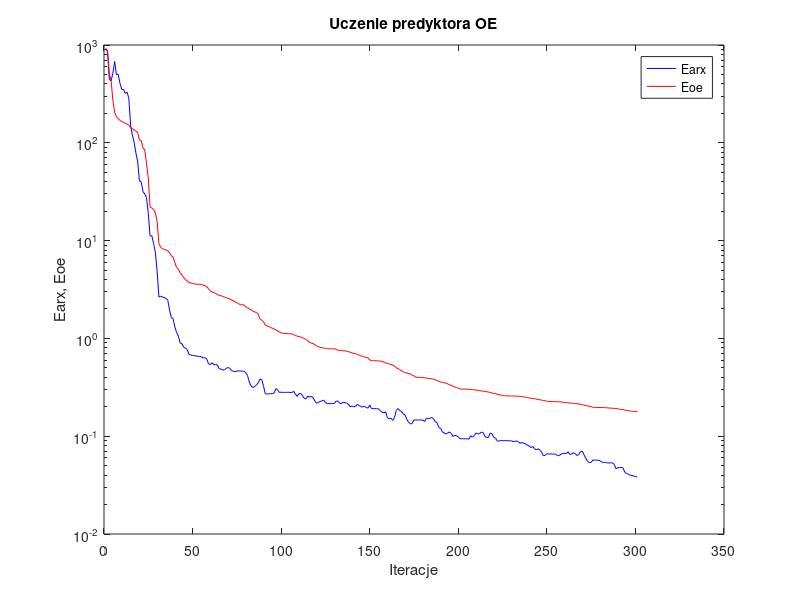
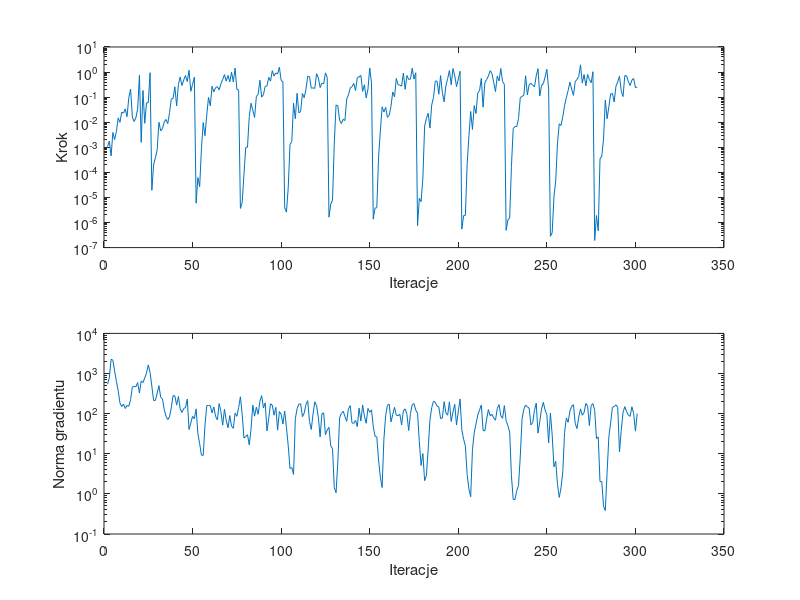

Write MATLAB code to recreate these figures, in order.
%uczenie predyktora oe
clear all;
n=0; farx(n+1)=9.145387e+002; foe(n+1)=9.211126e+002; wspucz(n+1)=0.000000e+000; ng(n+1)=0.000000e+000;
%odnowa zmiennej metryki
n=1; farx(n+1)=8.503485e+002; foe(n+1)=8.752062e+002; krok(n+1)=1.064566e-003; ng(n+1)=5.416003e+002;
n=2; farx(n+1)=4.448598e+002; foe(n+1)=5.059941e+002; krok(n+1)=1.757317e-003; ng(n+1)=7.800860e+002;
n=3; farx(n+1)=4.304134e+002; foe(n+1)=4.361738e+002; krok(n+1)=4.526501e-004; ng(n+1)=2.263272e+003;
n=4; farx(n+1)=5.145180e+002; foe(n+1)=2.719707e+002; krok(n+1)=3.891067e-003; ng(n+1)=2.137617e+003;
n=5; farx(n+1)=6.788480e+002; foe(n+1)=2.051846e+002; krok(n+1)=2.027773e-003; ng(n+1)=1.146996e+003;
n=6; farx(n+1)=4.976579e+002; foe(n+1)=1.854517e+002; krok(n+1)=4.290347e-003; ng(n+1)=6.318852e+002;
n=7; farx(n+1)=5.028405e+002; foe(n+1)=1.773268e+002; krok(n+1)=1.486332e-002; ng(n+1)=3.763061e+002;
n=8; farx(n+1)=4.065797e+002; foe(n+1)=1.696711e+002; krok(n+1)=9.876893e-003; ng(n+1)=1.839677e+002;
n=9; farx(n+1)=3.519157e+002; foe(n+1)=1.643358e+002; krok(n+1)=2.509977e-002; ng(n+1)=1.499795e+002;
n=10; farx(n+1)=3.520757e+002; foe(n+1)=1.625428e+002; krok(n+1)=2.307159e-002; ng(n+1)=1.730778e+002;
n=11; farx(n+1)=3.201615e+002; foe(n+1)=1.577691e+002; krok(n+1)=3.389322e-002; ng(n+1)=1.342811e+002;
n=12; farx(n+1)=3.296311e+002; foe(n+1)=1.555456e+002; krok(n+1)=1.664795e-002; ng(n+1)=1.593813e+002;
n=13; farx(n+1)=2.874564e+002; foe(n+1)=1.514273e+002; krok(n+1)=9.464845e-002; ng(n+1)=1.525817e+002;
n=14; farx(n+1)=1.525564e+002; foe(n+1)=1.426691e+002; krok(n+1)=2.092922e-001; ng(n+1)=2.226460e+002;
n=15; farx(n+1)=1.202259e+002; foe(n+1)=1.392123e+002; krok(n+1)=1.601914e-002; ng(n+1)=4.614758e+002;
n=16; farx(n+1)=1.014349e+002; foe(n+1)=1.359112e+002; krok(n+1)=1.064021e-002; ng(n+1)=4.787747e+002;
n=17; farx(n+1)=7.843235e+001; foe(n+1)=1.311002e+002; krok(n+1)=1.517095e-002; ng(n+1)=4.682172e+002;
n=18; farx(n+1)=6.498640e+001; foe(n+1)=1.280326e+002; krok(n+1)=3.406610e-002; ng(n+1)=5.937748e+002;
n=19; farx(n+1)=4.055689e+001; foe(n+1)=1.063357e+002; krok(n+1)=7.422839e-001; ng(n+1)=3.261241e+002;
n=20; farx(n+1)=4.010837e+001; foe(n+1)=1.059642e+002; krok(n+1)=1.567808e-003; ng(n+1)=6.508101e+002;
n=21; farx(n+1)=3.170405e+001; foe(n+1)=8.889986e+001; krok(n+1)=1.845727e-001; ng(n+1)=5.966050e+002;
n=22; farx(n+1)=3.004652e+001; foe(n+1)=8.453800e+001; krok(n+1)=9.019129e-003; ng(n+1)=7.797057e+002;
n=23; farx(n+1)=2.761813e+001; foe(n+1)=6.111948e+001; krok(n+1)=5.893163e-002; ng(n+1)=1.037845e+003;
n=24; farx(n+1)=1.903362e+001; foe(n+1)=4.398373e+001; krok(n+1)=6.004768e-002; ng(n+1)=1.640970e+003;
n=25; farx(n+1)=1.117773e+001; foe(n+1)=2.205152e+001; krok(n+1)=9.453922e-001; ng(n+1)=1.070018e+003;
%odnowa zmiennej metryki
n=26; farx(n+1)=1.117626e+001; foe(n+1)=2.153857e+001; krok(n+1)=1.931492e-005; ng(n+1)=4.838670e+002;
n=27; farx(n+1)=9.377963e+000; foe(n+1)=2.076095e+001; krok(n+1)=2.006209e-004; ng(n+1)=2.135803e+002;
n=28; farx(n+1)=7.572740e+000; foe(n+1)=1.922469e+001; krok(n+1)=3.831728e-004; ng(n+1)=2.130376e+002;
n=29; farx(n+1)=4.836113e+000; foe(n+1)=1.562050e+001; krok(n+1)=7.851750e-004; ng(n+1)=3.214738e+002;
n=30; farx(n+1)=2.650341e+000; foe(n+1)=9.294651e+000; krok(n+1)=9.956327e-003; ng(n+1)=4.996184e+002;
n=31; farx(n+1)=2.703172e+000; foe(n+1)=8.542123e+000; krok(n+1)=4.522618e-003; ng(n+1)=2.556043e+002;
n=32; farx(n+1)=2.645585e+000; foe(n+1)=8.242261e+000; krok(n+1)=5.548179e-003; ng(n+1)=2.340278e+002;
n=33; farx(n+1)=2.631648e+000; foe(n+1)=8.159778e+000; krok(n+1)=1.008597e-002; ng(n+1)=1.268817e+002;
n=34; farx(n+1)=2.552815e+000; foe(n+1)=7.995738e+000; krok(n+1)=1.290032e-002; ng(n+1)=8.570131e+001;
n=35; farx(n+1)=2.462501e+000; foe(n+1)=7.872980e+000; krok(n+1)=8.751130e-003; ng(n+1)=7.096075e+001;
n=36; farx(n+1)=1.951812e+000; foe(n+1)=7.509556e+000; krok(n+1)=2.417030e-002; ng(n+1)=8.347652e+001;
n=37; farx(n+1)=1.631272e+000; foe(n+1)=7.033765e+000; krok(n+1)=8.512166e-002; ng(n+1)=1.435295e+002;
n=38; farx(n+1)=1.596284e+000; foe(n+1)=6.798138e+000; krok(n+1)=8.776600e-002; ng(n+1)=2.827842e+002;
n=39; farx(n+1)=1.305169e+000; foe(n+1)=5.942479e+000; krok(n+1)=2.582576e-001; ng(n+1)=2.757542e+002;
n=40; farx(n+1)=1.145587e+000; foe(n+1)=5.335972e+000; krok(n+1)=4.446078e-002; ng(n+1)=1.632313e+002;
n=41; farx(n+1)=1.053006e+000; foe(n+1)=5.070709e+000; krok(n+1)=3.174758e-001; ng(n+1)=2.664013e+002;
n=42; farx(n+1)=8.962388e-001; foe(n+1)=4.695629e+000; krok(n+1)=6.290754e-001; ng(n+1)=1.322550e+002;
n=43; farx(n+1)=8.835534e-001; foe(n+1)=4.445280e+000; krok(n+1)=2.921091e-001; ng(n+1)=1.069026e+002;
n=44; farx(n+1)=8.096233e-001; foe(n+1)=4.172094e+000; krok(n+1)=4.819709e-001; ng(n+1)=1.348741e+002;
n=45; farx(n+1)=7.964216e-001; foe(n+1)=3.987135e+000; krok(n+1)=7.273018e-001; ng(n+1)=1.421514e+002;
n=46; farx(n+1)=7.644476e-001; foe(n+1)=3.869762e+000; krok(n+1)=4.188592e-001; ng(n+1)=2.312611e+002;
n=47; farx(n+1)=6.847918e-001; foe(n+1)=3.715240e+000; krok(n+1)=1.174409e+000; ng(n+1)=4.007199e+001;
n=48; farx(n+1)=6.771549e-001; foe(n+1)=3.691139e+000; krok(n+1)=1.714306e-001; ng(n+1)=5.866073e+001;
n=49; farx(n+1)=6.691943e-001; foe(n+1)=3.651035e+000; krok(n+1)=3.240219e-001; ng(n+1)=8.568702e+001;
n=50; farx(n+1)=6.649264e-001; foe(n+1)=3.599387e+000; krok(n+1)=6.228822e-001; ng(n+1)=7.498505e+001;
%odnowa zmiennej metryki
n=51; farx(n+1)=6.619304e-001; foe(n+1)=3.586402e+000; krok(n+1)=5.921156e-006; ng(n+1)=1.312958e+002;
n=52; farx(n+1)=6.552243e-001; foe(n+1)=3.577891e+000; krok(n+1)=6.196706e-005; ng(n+1)=3.161690e+001;
n=53; farx(n+1)=6.545414e-001; foe(n+1)=3.576934e+000; krok(n+1)=2.676955e-005; ng(n+1)=1.787680e+001;
n=54; farx(n+1)=6.501824e-001; foe(n+1)=3.570644e+000; krok(n+1)=8.676816e-004; ng(n+1)=9.246797e+000;
n=55; farx(n+1)=6.291277e-001; foe(n+1)=3.498738e+000; krok(n+1)=9.659422e-003; ng(n+1)=9.114925e+000;
n=56; farx(n+1)=6.354890e-001; foe(n+1)=3.456639e+000; krok(n+1)=2.909519e-003; ng(n+1)=5.116706e+001;
n=57; farx(n+1)=6.154551e-001; foe(n+1)=3.387802e+000; krok(n+1)=1.941426e-002; ng(n+1)=1.576163e+002;
n=58; farx(n+1)=5.495523e-001; foe(n+1)=3.217621e+000; krok(n+1)=9.759878e-002; ng(n+1)=1.612916e+002;
n=59; farx(n+1)=5.394853e-001; foe(n+1)=3.066953e+000; krok(n+1)=4.509885e-002; ng(n+1)=1.571782e+002;
n=60; farx(n+1)=5.640104e-001; foe(n+1)=2.978192e+000; krok(n+1)=2.715719e-001; ng(n+1)=1.046066e+002;
n=61; farx(n+1)=5.372789e-001; foe(n+1)=2.930212e+000; krok(n+1)=1.601162e-001; ng(n+1)=1.466549e+002;
n=62; farx(n+1)=5.401336e-001; foe(n+1)=2.884403e+000; krok(n+1)=2.418297e-001; ng(n+1)=8.516378e+001;
n=63; farx(n+1)=5.360359e-001; foe(n+1)=2.811671e+000; krok(n+1)=2.617897e-001; ng(n+1)=6.992891e+001;
n=64; farx(n+1)=4.897263e-001; foe(n+1)=2.761466e+000; krok(n+1)=1.962005e-001; ng(n+1)=1.780490e+002;
n=65; farx(n+1)=4.858479e-001; foe(n+1)=2.729461e+000; krok(n+1)=3.427774e-001; ng(n+1)=1.116549e+002;
n=66; farx(n+1)=4.745495e-001; foe(n+1)=2.688976e+000; krok(n+1)=5.030381e-001; ng(n+1)=5.165574e+001;
n=67; farx(n+1)=4.773633e-001; foe(n+1)=2.648578e+000; krok(n+1)=7.926233e-001; ng(n+1)=1.286861e+002;
n=68; farx(n+1)=4.936517e-001; foe(n+1)=2.607347e+000; krok(n+1)=4.337210e-001; ng(n+1)=6.787531e+001;
n=69; farx(n+1)=5.035485e-001; foe(n+1)=2.565474e+000; krok(n+1)=7.294970e-001; ng(n+1)=4.421315e+001;
n=70; farx(n+1)=4.963867e-001; foe(n+1)=2.537972e+000; krok(n+1)=4.044487e-001; ng(n+1)=8.940854e+001;
n=71; farx(n+1)=4.684178e-001; foe(n+1)=2.452185e+000; krok(n+1)=9.769152e-001; ng(n+1)=4.897992e+001;
n=72; farx(n+1)=4.605231e-001; foe(n+1)=2.430499e+000; krok(n+1)=4.065930e-001; ng(n+1)=4.315511e+001;
n=73; farx(n+1)=4.564712e-001; foe(n+1)=2.361191e+000; krok(n+1)=1.435731e+000; ng(n+1)=1.028069e+002;
n=74; farx(n+1)=4.642399e-001; foe(n+1)=2.317054e+000; krok(n+1)=2.056837e-001; ng(n+1)=8.572306e+001;
n=75; farx(n+1)=4.655437e-001; foe(n+1)=2.252174e+000; krok(n+1)=1.914311e-001; ng(n+1)=1.417221e+002;
%odnowa zmiennej metryki
n=76; farx(n+1)=4.629355e-001; foe(n+1)=2.218654e+000; krok(n+1)=3.629487e-006; ng(n+1)=2.621526e+002;
n=77; farx(n+1)=4.631536e-001; foe(n+1)=2.204974e+000; krok(n+1)=6.289522e-006; ng(n+1)=9.664773e+001;
n=78; farx(n+1)=4.605701e-001; foe(n+1)=2.199810e+000; krok(n+1)=8.176967e-005; ng(n+1)=2.476020e+001;
n=79; farx(n+1)=4.459355e-001; foe(n+1)=2.109654e+000; krok(n+1)=9.824964e-004; ng(n+1)=2.690701e+001;
n=80; farx(n+1)=4.180483e-001; foe(n+1)=2.051803e+000; krok(n+1)=1.009153e-003; ng(n+1)=2.981700e+001;
n=81; farx(n+1)=3.581591e-001; foe(n+1)=2.011527e+000; krok(n+1)=1.676647e-002; ng(n+1)=1.662796e+001;
n=82; farx(n+1)=3.274230e-001; foe(n+1)=1.955888e+000; krok(n+1)=5.722022e-002; ng(n+1)=4.094055e+001;
n=83; farx(n+1)=3.139208e-001; foe(n+1)=1.900163e+000; krok(n+1)=2.977118e-002; ng(n+1)=1.634022e+002;
n=84; farx(n+1)=3.221155e-001; foe(n+1)=1.871907e+000; krok(n+1)=1.547817e-002; ng(n+1)=8.646624e+001;
n=85; farx(n+1)=3.330838e-001; foe(n+1)=1.838936e+000; krok(n+1)=1.046893e-001; ng(n+1)=1.446071e+002;
n=86; farx(n+1)=3.499374e-001; foe(n+1)=1.787294e+000; krok(n+1)=1.278558e-001; ng(n+1)=9.626957e+001;
n=87; farx(n+1)=3.828177e-001; foe(n+1)=1.584059e+000; krok(n+1)=4.726961e-001; ng(n+1)=2.014261e+002;
n=88; farx(n+1)=3.807592e-001; foe(n+1)=1.539901e+000; krok(n+1)=1.001107e-001; ng(n+1)=2.806793e+002;
n=89; farx(n+1)=3.281181e-001; foe(n+1)=1.479330e+000; krok(n+1)=1.257595e-001; ng(n+1)=1.379896e+002;
n=90; farx(n+1)=2.733025e-001; foe(n+1)=1.375229e+000; krok(n+1)=2.710777e-001; ng(n+1)=1.856807e+002;
n=91; farx(n+1)=2.692941e-001; foe(n+1)=1.344726e+000; krok(n+1)=2.798246e-001; ng(n+1)=3.715027e+001;
n=92; farx(n+1)=2.716806e-001; foe(n+1)=1.315297e+000; krok(n+1)=6.132431e-001; ng(n+1)=7.624962e+001;
n=93; farx(n+1)=2.718174e-001; foe(n+1)=1.300135e+000; krok(n+1)=4.353621e-001; ng(n+1)=1.762458e+002;
n=94; farx(n+1)=2.728874e-001; foe(n+1)=1.269107e+000; krok(n+1)=1.136048e+000; ng(n+1)=1.620829e+002;
n=95; farx(n+1)=2.758673e-001; foe(n+1)=1.251824e+000; krok(n+1)=6.930078e-001; ng(n+1)=9.166587e+001;
n=96; farx(n+1)=3.057871e-001; foe(n+1)=1.216153e+000; krok(n+1)=9.205345e-001; ng(n+1)=1.433951e+002;
n=97; farx(n+1)=2.994036e-001; foe(n+1)=1.195655e+000; krok(n+1)=8.375141e-001; ng(n+1)=3.878690e+001;
n=98; farx(n+1)=2.799958e-001; foe(n+1)=1.159500e+000; krok(n+1)=1.569476e+000; ng(n+1)=1.127344e+002;
n=99; farx(n+1)=2.818434e-001; foe(n+1)=1.139703e+000; krok(n+1)=4.686024e-001; ng(n+1)=9.621986e+001;
n=100; farx(n+1)=2.809677e-001; foe(n+1)=1.128148e+000; krok(n+1)=4.033988e-001; ng(n+1)=5.525194e+001;
%odnowa zmiennej metryki
n=101; farx(n+1)=2.806810e-001; foe(n+1)=1.121306e+000; krok(n+1)=3.849289e-006; ng(n+1)=1.156993e+002;
n=102; farx(n+1)=2.808000e-001; foe(n+1)=1.120240e+000; krok(n+1)=2.595332e-006; ng(n+1)=4.475045e+001;
n=103; farx(n+1)=2.812864e-001; foe(n+1)=1.119490e+000; krok(n+1)=2.449700e-005; ng(n+1)=1.579379e+001;
n=104; farx(n+1)=2.803461e-001; foe(n+1)=1.116396e+000; krok(n+1)=1.284363e-003; ng(n+1)=4.289111e+000;
n=105; farx(n+1)=2.784897e-001; foe(n+1)=1.111707e+000; krok(n+1)=1.667309e-003; ng(n+1)=4.547175e+000;
n=106; farx(n+1)=2.889012e-001; foe(n+1)=1.086914e+000; krok(n+1)=5.680644e-002; ng(n+1)=3.062099e+000;
n=107; farx(n+1)=2.702827e-001; foe(n+1)=1.079722e+000; krok(n+1)=1.378623e-002; ng(n+1)=7.475980e+001;
n=108; farx(n+1)=2.557634e-001; foe(n+1)=1.052038e+000; krok(n+1)=1.414327e-001; ng(n+1)=1.329471e+002;
n=109; farx(n+1)=2.703692e-001; foe(n+1)=1.045729e+000; krok(n+1)=2.362755e-002; ng(n+1)=1.728817e+002;
n=110; farx(n+1)=2.743797e-001; foe(n+1)=1.037254e+000; krok(n+1)=2.702970e-002; ng(n+1)=1.751829e+002;
n=111; farx(n+1)=2.621147e-001; foe(n+1)=1.017903e+000; krok(n+1)=1.399123e-001; ng(n+1)=8.413580e+001;
n=112; farx(n+1)=2.444000e-001; foe(n+1)=9.967523e-001; krok(n+1)=9.513510e-002; ng(n+1)=1.024337e+002;
n=113; farx(n+1)=2.406346e-001; foe(n+1)=9.786996e-001; krok(n+1)=2.022243e-001; ng(n+1)=1.681967e+002;
n=114; farx(n+1)=2.571536e-001; foe(n+1)=9.512590e-001; krok(n+1)=6.809733e-001; ng(n+1)=2.106257e+002;
n=115; farx(n+1)=2.511286e-001; foe(n+1)=9.068688e-001; krok(n+1)=6.643777e-001; ng(n+1)=6.345394e+001;
n=116; farx(n+1)=2.556114e-001; foe(n+1)=8.961607e-001; krok(n+1)=2.268451e-001; ng(n+1)=4.026126e+001;
n=117; farx(n+1)=2.478043e-001; foe(n+1)=8.839087e-001; krok(n+1)=2.357265e-001; ng(n+1)=9.762100e+001;
n=118; farx(n+1)=2.294480e-001; foe(n+1)=8.629721e-001; krok(n+1)=2.230542e-001; ng(n+1)=1.968901e+002;
n=119; farx(n+1)=2.171752e-001; foe(n+1)=8.365083e-001; krok(n+1)=8.612093e-001; ng(n+1)=1.577838e+002;
n=120; farx(n+1)=2.205577e-001; foe(n+1)=8.220050e-001; krok(n+1)=5.870903e-001; ng(n+1)=8.041477e+001;
n=121; farx(n+1)=2.270443e-001; foe(n+1)=8.102369e-001; krok(n+1)=2.427388e-001; ng(n+1)=2.621777e+001;
n=122; farx(n+1)=2.297371e-001; foe(n+1)=8.048206e-001; krok(n+1)=3.607244e-001; ng(n+1)=9.940958e+001;
n=123; farx(n+1)=2.344058e-001; foe(n+1)=7.965082e-001; krok(n+1)=3.388186e-001; ng(n+1)=1.046787e+002;
n=124; farx(n+1)=2.211328e-001; foe(n+1)=7.873526e-001; krok(n+1)=9.270274e-001; ng(n+1)=2.994549e+001;
n=125; farx(n+1)=2.154290e-001; foe(n+1)=7.835188e-001; krok(n+1)=6.144464e-001; ng(n+1)=3.898812e+001;
%odnowa zmiennej metryki
n=126; farx(n+1)=2.154416e-001; foe(n+1)=7.828167e-001; krok(n+1)=1.637572e-006; ng(n+1)=4.573717e+001;
n=127; farx(n+1)=2.155977e-001; foe(n+1)=7.825108e-001; krok(n+1)=5.424274e-006; ng(n+1)=1.572721e+001;
n=128; farx(n+1)=2.157738e-001; foe(n+1)=7.822263e-001; krok(n+1)=7.746296e-006; ng(n+1)=1.340610e+001;
n=129; farx(n+1)=2.161645e-001; foe(n+1)=7.819565e-001; krok(n+1)=1.457199e-003; ng(n+1)=1.431775e+000;
n=130; farx(n+1)=2.286540e-001; foe(n+1)=7.779097e-001; krok(n+1)=4.879939e-002; ng(n+1)=1.064764e+000;
n=131; farx(n+1)=2.287696e-001; foe(n+1)=7.574672e-001; krok(n+1)=4.486711e-002; ng(n+1)=6.345533e+000;
n=132; farx(n+1)=2.181744e-001; foe(n+1)=7.531429e-001; krok(n+1)=1.189189e-002; ng(n+1)=7.868971e+001;
n=133; farx(n+1)=2.150246e-001; foe(n+1)=7.502912e-001; krok(n+1)=8.855578e-003; ng(n+1)=1.018404e+002;
n=134; farx(n+1)=2.230788e-001; foe(n+1)=7.478258e-001; krok(n+1)=1.305321e-002; ng(n+1)=1.152387e+002;
n=135; farx(n+1)=2.205469e-001; foe(n+1)=7.461697e-001; krok(n+1)=1.165911e-002; ng(n+1)=8.579193e+001;
n=136; farx(n+1)=2.171340e-001; foe(n+1)=7.381063e-001; krok(n+1)=8.316649e-002; ng(n+1)=6.431102e+001;
n=137; farx(n+1)=2.124000e-001; foe(n+1)=7.348179e-001; krok(n+1)=1.234039e-001; ng(n+1)=1.329842e+002;
n=138; farx(n+1)=1.992750e-001; foe(n+1)=7.194749e-001; krok(n+1)=2.317569e-001; ng(n+1)=1.582934e+002;
n=139; farx(n+1)=2.040768e-001; foe(n+1)=7.104706e-001; krok(n+1)=2.615920e-001; ng(n+1)=5.865959e+001;
n=140; farx(n+1)=1.993605e-001; foe(n+1)=7.019409e-001; krok(n+1)=3.550835e-001; ng(n+1)=5.727260e+001;
n=141; farx(n+1)=2.018546e-001; foe(n+1)=6.966216e-001; krok(n+1)=1.845727e-001; ng(n+1)=6.810499e+001;
n=142; farx(n+1)=2.118198e-001; foe(n+1)=6.855577e-001; krok(n+1)=6.077026e-001; ng(n+1)=4.741680e+001;
n=143; farx(n+1)=2.057256e-001; foe(n+1)=6.751543e-001; krok(n+1)=6.371584e-001; ng(n+1)=1.371697e+002;
n=144; farx(n+1)=2.017388e-001; foe(n+1)=6.606348e-001; krok(n+1)=7.386536e-001; ng(n+1)=6.555766e+001;
n=145; farx(n+1)=1.984011e-001; foe(n+1)=6.540330e-001; krok(n+1)=1.690415e-001; ng(n+1)=1.647097e+002;
n=146; farx(n+1)=2.024227e-001; foe(n+1)=6.445187e-001; krok(n+1)=3.106282e-001; ng(n+1)=8.668364e+001;
n=147; farx(n+1)=1.968967e-001; foe(n+1)=6.410156e-001; krok(n+1)=9.358032e-002; ng(n+1)=5.770937e+001;
n=148; farx(n+1)=1.935623e-001; foe(n+1)=6.317044e-001; krok(n+1)=2.056099e-001; ng(n+1)=1.348914e+002;
n=149; farx(n+1)=2.081057e-001; foe(n+1)=6.011421e-001; krok(n+1)=1.462039e+000; ng(n+1)=1.080115e+002;
n=150; farx(n+1)=1.916065e-001; foe(n+1)=5.920575e-001; krok(n+1)=3.743784e-001; ng(n+1)=1.241954e+002;
%odnowa zmiennej metryki
n=151; farx(n+1)=1.915313e-001; foe(n+1)=5.915510e-001; krok(n+1)=1.357816e-006; ng(n+1)=4.739806e+001;
n=152; farx(n+1)=1.913752e-001; foe(n+1)=5.911296e-001; krok(n+1)=3.744041e-006; ng(n+1)=2.740316e+001;
n=153; farx(n+1)=1.910776e-001; foe(n+1)=5.906788e-001; krok(n+1)=3.910923e-006; ng(n+1)=2.618155e+001;
n=154; farx(n+1)=1.904636e-001; foe(n+1)=5.887207e-001; krok(n+1)=4.187132e-004; ng(n+1)=6.947077e+000;
n=155; farx(n+1)=1.823165e-001; foe(n+1)=5.862832e-001; krok(n+1)=4.375565e-003; ng(n+1)=2.611891e+000;
n=156; farx(n+1)=1.759366e-001; foe(n+1)=5.800464e-001; krok(n+1)=4.095813e-002; ng(n+1)=1.443116e+000;
n=157; farx(n+1)=1.732327e-001; foe(n+1)=5.733076e-001; krok(n+1)=2.550930e-002; ng(n+1)=2.301389e+001;
n=158; farx(n+1)=1.778102e-001; foe(n+1)=5.606668e-001; krok(n+1)=3.897540e-002; ng(n+1)=8.942110e+001;
n=159; farx(n+1)=1.543490e-001; foe(n+1)=5.553176e-001; krok(n+1)=1.567008e-002; ng(n+1)=1.615524e+002;
n=160; farx(n+1)=1.500702e-001; foe(n+1)=5.477044e-001; krok(n+1)=1.901220e-002; ng(n+1)=1.724332e+002;
n=161; farx(n+1)=1.527486e-001; foe(n+1)=5.427948e-001; krok(n+1)=4.294671e-002; ng(n+1)=6.230684e+001;
n=162; farx(n+1)=1.451248e-001; foe(n+1)=5.338321e-001; krok(n+1)=1.607063e-001; ng(n+1)=9.541887e+001;
n=163; farx(n+1)=1.556566e-001; foe(n+1)=5.202584e-001; krok(n+1)=1.024273e-001; ng(n+1)=1.431608e+002;
n=164; farx(n+1)=1.833596e-001; foe(n+1)=5.006651e-001; krok(n+1)=5.570755e-001; ng(n+1)=9.154802e+001;
n=165; farx(n+1)=1.919640e-001; foe(n+1)=4.902431e-001; krok(n+1)=3.152950e-001; ng(n+1)=8.892264e+001;
n=166; farx(n+1)=1.824479e-001; foe(n+1)=4.802591e-001; krok(n+1)=3.025518e-001; ng(n+1)=9.690020e+001;
n=167; farx(n+1)=1.783451e-001; foe(n+1)=4.656263e-001; krok(n+1)=2.740921e-001; ng(n+1)=5.233668e+001;
n=168; farx(n+1)=1.697388e-001; foe(n+1)=4.534619e-001; krok(n+1)=9.180501e-001; ng(n+1)=1.164027e+002;
n=169; farx(n+1)=1.644509e-001; foe(n+1)=4.483132e-001; krok(n+1)=2.048291e-001; ng(n+1)=1.317919e+002;
n=170; farx(n+1)=1.475538e-001; foe(n+1)=4.425430e-001; krok(n+1)=7.310195e-001; ng(n+1)=9.619485e+001;
n=171; farx(n+1)=1.385867e-001; foe(n+1)=4.367259e-001; krok(n+1)=5.030381e-001; ng(n+1)=3.796557e+001;
n=172; farx(n+1)=1.333006e-001; foe(n+1)=4.325272e-001; krok(n+1)=5.281352e-001; ng(n+1)=1.010248e+002;
n=173; farx(n+1)=1.351211e-001; foe(n+1)=4.216780e-001; krok(n+1)=1.420334e+000; ng(n+1)=1.676013e+002;
n=174; farx(n+1)=1.467314e-001; foe(n+1)=4.138887e-001; krok(n+1)=5.250759e-001; ng(n+1)=1.781836e+002;
n=175; farx(n+1)=1.463257e-001; foe(n+1)=4.006897e-001; krok(n+1)=9.372047e-001; ng(n+1)=1.214656e+002;
%odnowa zmiennej metryki
n=176; farx(n+1)=1.463405e-001; foe(n+1)=3.996329e-001; krok(n+1)=7.507319e-007; ng(n+1)=1.022789e+002;
n=177; farx(n+1)=1.465794e-001; foe(n+1)=3.991455e-001; krok(n+1)=9.299765e-006; ng(n+1)=2.003901e+001;
n=178; farx(n+1)=1.465728e-001; foe(n+1)=3.991260e-001; krok(n+1)=6.808389e-006; ng(n+1)=5.120871e+000;
n=179; farx(n+1)=1.464093e-001; foe(n+1)=3.985041e-001; krok(n+1)=5.904967e-005; ng(n+1)=1.010541e+001;
n=180; farx(n+1)=1.415542e-001; foe(n+1)=3.952165e-001; krok(n+1)=7.119007e-003; ng(n+1)=2.133764e+000;
n=181; farx(n+1)=1.525990e-001; foe(n+1)=3.937432e-001; krok(n+1)=1.448480e-002; ng(n+1)=2.847315e+000;
n=182; farx(n+1)=1.519211e-001; foe(n+1)=3.907914e-001; krok(n+1)=2.272397e-002; ng(n+1)=1.315741e+001;
n=183; farx(n+1)=1.522099e-001; foe(n+1)=3.889587e-001; krok(n+1)=5.829556e-003; ng(n+1)=7.023986e+001;
n=184; farx(n+1)=1.557606e-001; foe(n+1)=3.853292e-001; krok(n+1)=4.895097e-002; ng(n+1)=1.409838e+002;
n=185; farx(n+1)=1.510792e-001; foe(n+1)=3.840483e-001; krok(n+1)=9.642176e-002; ng(n+1)=2.034423e+002;
n=186; farx(n+1)=1.404104e-001; foe(n+1)=3.771399e-001; krok(n+1)=4.288049e-001; ng(n+1)=1.913100e+002;
n=187; farx(n+1)=1.377772e-001; foe(n+1)=3.717225e-001; krok(n+1)=4.419445e-001; ng(n+1)=1.530209e+002;
n=188; farx(n+1)=1.220298e-001; foe(n+1)=3.647699e-001; krok(n+1)=1.304848e-001; ng(n+1)=1.479015e+002;
n=189; farx(n+1)=1.206711e-001; foe(n+1)=3.589148e-001; krok(n+1)=7.228765e-001; ng(n+1)=7.531172e+001;
n=190; farx(n+1)=1.107981e-001; foe(n+1)=3.537159e-001; krok(n+1)=1.545508e-001; ng(n+1)=7.732877e+001;
n=191; farx(n+1)=1.083879e-001; foe(n+1)=3.521037e-001; krok(n+1)=6.524238e-002; ng(n+1)=1.991261e+002;
n=192; farx(n+1)=1.053875e-001; foe(n+1)=3.492490e-001; krok(n+1)=2.828655e-001; ng(n+1)=1.038463e+002;
n=193; farx(n+1)=1.078764e-001; foe(n+1)=3.423968e-001; krok(n+1)=5.520515e-001; ng(n+1)=9.143628e+001;
n=194; farx(n+1)=1.106440e-001; foe(n+1)=3.357439e-001; krok(n+1)=1.155867e+000; ng(n+1)=1.969153e+002;
n=195; farx(n+1)=1.065939e-001; foe(n+1)=3.319192e-001; krok(n+1)=3.123324e-001; ng(n+1)=6.372204e+001;
n=196; farx(n+1)=9.955603e-002; foe(n+1)=3.234565e-001; krok(n+1)=1.382959e+000; ng(n+1)=1.090910e+002;
n=197; farx(n+1)=1.021734e-001; foe(n+1)=3.177186e-001; krok(n+1)=7.228765e-001; ng(n+1)=1.706411e+002;
n=198; farx(n+1)=1.011178e-001; foe(n+1)=3.145632e-001; krok(n+1)=2.640676e-001; ng(n+1)=5.200203e+001;
n=199; farx(n+1)=9.836755e-002; foe(n+1)=3.091999e-001; krok(n+1)=5.249576e-001; ng(n+1)=1.131706e+002;
n=200; farx(n+1)=9.420999e-002; foe(n+1)=3.032260e-001; krok(n+1)=1.080767e+000; ng(n+1)=2.315276e+002;
%odnowa zmiennej metryki
n=201; farx(n+1)=9.420220e-002; foe(n+1)=3.030867e-001; krok(n+1)=5.449343e-007; ng(n+1)=3.911871e+001;
n=202; farx(n+1)=9.415452e-002; foe(n+1)=3.029508e-001; krok(n+1)=1.896309e-006; ng(n+1)=2.313336e+001;
n=203; farx(n+1)=9.409039e-002; foe(n+1)=3.028509e-001; krok(n+1)=1.936471e-006; ng(n+1)=1.573017e+001;
n=204; farx(n+1)=9.408124e-002; foe(n+1)=3.026912e-001; krok(n+1)=2.087875e-004; ng(n+1)=3.041732e+000;
n=205; farx(n+1)=9.335142e-002; foe(n+1)=3.022481e-001; krok(n+1)=2.885366e-003; ng(n+1)=1.318827e+000;
n=206; farx(n+1)=1.009334e-001; foe(n+1)=3.007628e-001; krok(n+1)=2.680031e-002; ng(n+1)=8.508332e-001;
n=207; farx(n+1)=9.804833e-002; foe(n+1)=2.999770e-001; krok(n+1)=5.167850e-003; ng(n+1)=1.275243e+001;
n=208; farx(n+1)=1.015538e-001; foe(n+1)=2.985730e-001; krok(n+1)=4.614317e-002; ng(n+1)=3.321308e+001;
n=209; farx(n+1)=1.079555e-001; foe(n+1)=2.959691e-001; krok(n+1)=2.223039e-002; ng(n+1)=5.550267e+001;
n=210; farx(n+1)=1.052969e-001; foe(n+1)=2.950116e-001; krok(n+1)=1.460546e-001; ng(n+1)=9.204370e+001;
n=211; farx(n+1)=1.062761e-001; foe(n+1)=2.928112e-001; krok(n+1)=1.846634e-001; ng(n+1)=1.240320e+002;
n=212; farx(n+1)=1.102279e-001; foe(n+1)=2.897977e-001; krok(n+1)=5.600723e-001; ng(n+1)=1.640264e+002;
n=213; farx(n+1)=1.089831e-001; foe(n+1)=2.893001e-001; krok(n+1)=3.959818e-002; ng(n+1)=3.838438e+001;
n=214; farx(n+1)=9.974583e-002; foe(n+1)=2.869748e-001; krok(n+1)=3.805404e-001; ng(n+1)=3.695536e+001;
n=215; farx(n+1)=9.663729e-002; foe(n+1)=2.852584e-001; krok(n+1)=5.015999e-001; ng(n+1)=7.257111e+001;
n=216; farx(n+1)=9.722830e-002; foe(n+1)=2.830187e-001; krok(n+1)=7.011953e-001; ng(n+1)=1.263230e+002;
n=217; farx(n+1)=1.076190e-001; foe(n+1)=2.795163e-001; krok(n+1)=1.139125e+000; ng(n+1)=8.843804e+001;
n=218; farx(n+1)=1.062417e-001; foe(n+1)=2.769732e-001; krok(n+1)=8.745977e-001; ng(n+1)=9.620902e+001;
n=219; farx(n+1)=9.717568e-002; foe(n+1)=2.727627e-001; krok(n+1)=3.903951e-001; ng(n+1)=7.845068e+001;
n=220; farx(n+1)=9.572192e-002; foe(n+1)=2.720236e-001; krok(n+1)=1.668649e-001; ng(n+1)=6.846927e+001;
n=221; farx(n+1)=8.924708e-002; foe(n+1)=2.682722e-001; krok(n+1)=6.930078e-001; ng(n+1)=1.338205e+002;
n=222; farx(n+1)=8.913623e-002; foe(n+1)=2.664242e-001; krok(n+1)=4.429176e-001; ng(n+1)=1.680990e+002;
n=223; farx(n+1)=9.035912e-002; foe(n+1)=2.632980e-001; krok(n+1)=1.382584e+000; ng(n+1)=8.920002e+001;
n=224; farx(n+1)=8.999246e-002; foe(n+1)=2.612071e-001; krok(n+1)=4.187571e-001; ng(n+1)=7.633376e+001;
n=225; farx(n+1)=8.998140e-002; foe(n+1)=2.589158e-001; krok(n+1)=3.240219e-001; ng(n+1)=1.583441e+002;
%odnowa zmiennej metryki
n=226; farx(n+1)=8.996469e-002; foe(n+1)=2.584511e-001; krok(n+1)=4.871739e-007; ng(n+1)=6.639459e+001;
n=227; farx(n+1)=8.988590e-002; foe(n+1)=2.579403e-001; krok(n+1)=1.274394e-006; ng(n+1)=5.032975e+001;
n=228; farx(n+1)=8.976363e-002; foe(n+1)=2.575443e-001; krok(n+1)=1.520506e-006; ng(n+1)=3.491464e+001;
n=229; farx(n+1)=8.973141e-002; foe(n+1)=2.574165e-001; krok(n+1)=1.691914e-004; ng(n+1)=2.824372e+000;
n=230; farx(n+1)=8.786449e-002; foe(n+1)=2.572851e-001; krok(n+1)=5.557598e-003; ng(n+1)=7.275206e-001;
n=231; farx(n+1)=8.883079e-002; foe(n+1)=2.570942e-001; krok(n+1)=6.780831e-003; ng(n+1)=7.233669e-001;
n=232; farx(n+1)=8.933117e-002; foe(n+1)=2.569243e-001; krok(n+1)=6.669234e-003; ng(n+1)=1.214001e+000;
n=233; farx(n+1)=8.733834e-002; foe(n+1)=2.564107e-001; krok(n+1)=1.394089e-002; ng(n+1)=1.612113e+000;
n=234; farx(n+1)=8.451546e-002; foe(n+1)=2.545806e-001; krok(n+1)=9.636975e-002; ng(n+1)=8.737944e+000;
n=235; farx(n+1)=8.638582e-002; foe(n+1)=2.534694e-001; krok(n+1)=1.067078e-001; ng(n+1)=7.419253e+001;
n=236; farx(n+1)=8.458465e-002; foe(n+1)=2.523545e-001; krok(n+1)=1.191056e-001; ng(n+1)=1.291100e+002;
n=237; farx(n+1)=8.327865e-002; foe(n+1)=2.500276e-001; krok(n+1)=7.101669e-001; ng(n+1)=1.637010e+002;
n=238; farx(n+1)=8.097064e-002; foe(n+1)=2.484003e-001; krok(n+1)=1.215890e-001; ng(n+1)=1.465049e+002;
n=239; farx(n+1)=7.959154e-002; foe(n+1)=2.464574e-001; krok(n+1)=3.183983e-001; ng(n+1)=1.382166e+002;
n=240; farx(n+1)=7.658344e-002; foe(n+1)=2.448950e-001; krok(n+1)=3.550835e-001; ng(n+1)=5.244292e+001;
n=241; farx(n+1)=7.848944e-002; foe(n+1)=2.428543e-001; krok(n+1)=2.994846e-001; ng(n+1)=5.930431e+001;
n=242; farx(n+1)=7.481896e-002; foe(n+1)=2.419080e-001; krok(n+1)=2.589522e-001; ng(n+1)=1.211095e+002;
n=243; farx(n+1)=7.250794e-002; foe(n+1)=2.398738e-001; krok(n+1)=7.113726e-001; ng(n+1)=1.828232e+002;
n=244; farx(n+1)=7.440214e-002; foe(n+1)=2.370165e-001; krok(n+1)=1.371445e+000; ng(n+1)=3.259685e+001;
n=245; farx(n+1)=7.239579e-002; foe(n+1)=2.356882e-001; krok(n+1)=1.107294e-001; ng(n+1)=6.331772e+001;
n=246; farx(n+1)=6.909332e-002; foe(n+1)=2.339129e-001; krok(n+1)=2.889625e-001; ng(n+1)=1.318027e+002;
n=247; farx(n+1)=6.321955e-002; foe(n+1)=2.317552e-001; krok(n+1)=3.477470e-001; ng(n+1)=1.910029e+002;
n=248; farx(n+1)=6.353921e-002; foe(n+1)=2.304143e-001; krok(n+1)=6.258076e-001; ng(n+1)=1.223518e+002;
n=249; farx(n+1)=6.635011e-002; foe(n+1)=2.277048e-001; krok(n+1)=1.289896e+000; ng(n+1)=9.459114e+001;
n=250; farx(n+1)=6.576178e-002; foe(n+1)=2.264451e-001; krok(n+1)=2.139750e-001; ng(n+1)=1.858772e+001;
%odnowa zmiennej metryki
n=251; farx(n+1)=6.577122e-002; foe(n+1)=2.258840e-001; krok(n+1)=2.823386e-007; ng(n+1)=1.031737e+002;
n=252; farx(n+1)=6.577267e-002; foe(n+1)=2.257763e-001; krok(n+1)=3.895670e-007; ng(n+1)=2.957369e+001;
n=253; farx(n+1)=6.572761e-002; foe(n+1)=2.257509e-001; krok(n+1)=1.055114e-005; ng(n+1)=4.709647e+000;
n=254; farx(n+1)=6.544307e-002; foe(n+1)=2.254830e-001; krok(n+1)=4.621295e-005; ng(n+1)=6.477775e+000;
n=255; farx(n+1)=6.319130e-002; foe(n+1)=2.251160e-001; krok(n+1)=1.462193e-003; ng(n+1)=1.731345e+000;
n=256; farx(n+1)=6.346081e-002; foe(n+1)=2.247233e-001; krok(n+1)=8.648560e-003; ng(n+1)=8.153978e-001;
n=257; farx(n+1)=6.551882e-002; foe(n+1)=2.244092e-001; krok(n+1)=7.385876e-003; ng(n+1)=1.422550e+000;
n=258; farx(n+1)=6.633629e-002; foe(n+1)=2.225338e-001; krok(n+1)=1.650423e-002; ng(n+1)=3.606334e+000;
n=259; farx(n+1)=6.684795e-002; foe(n+1)=2.219945e-001; krok(n+1)=4.703297e-002; ng(n+1)=3.403851e+001;
n=260; farx(n+1)=6.641438e-002; foe(n+1)=2.204002e-001; krok(n+1)=9.599621e-002; ng(n+1)=7.806508e+001;
n=261; farx(n+1)=6.936519e-002; foe(n+1)=2.195166e-001; krok(n+1)=1.827549e-001; ng(n+1)=6.096291e+001;
n=262; farx(n+1)=6.505411e-002; foe(n+1)=2.184824e-001; krok(n+1)=3.963116e-001; ng(n+1)=1.147785e+002;
n=263; farx(n+1)=6.581131e-002; foe(n+1)=2.174047e-001; krok(n+1)=2.093785e-001; ng(n+1)=1.524138e+002;
n=264; farx(n+1)=6.766510e-002; foe(n+1)=2.165759e-001; krok(n+1)=1.171506e-001; ng(n+1)=1.667121e+002;
n=265; farx(n+1)=6.635933e-002; foe(n+1)=2.157922e-001; krok(n+1)=4.128102e-001; ng(n+1)=5.758424e+001;
n=266; farx(n+1)=6.342892e-002; foe(n+1)=2.145726e-001; krok(n+1)=5.076613e-001; ng(n+1)=4.223938e+001;
n=267; farx(n+1)=6.489381e-002; foe(n+1)=2.137656e-001; krok(n+1)=6.710813e-001; ng(n+1)=8.137278e+001;
n=268; farx(n+1)=6.954526e-002; foe(n+1)=2.113043e-001; krok(n+1)=1.934940e+000; ng(n+1)=1.314221e+002;
n=269; farx(n+1)=7.035683e-002; foe(n+1)=2.096028e-001; krok(n+1)=3.607908e-001; ng(n+1)=9.121084e+001;
n=270; farx(n+1)=6.449143e-002; foe(n+1)=2.076975e-001; krok(n+1)=7.970783e-001; ng(n+1)=1.065962e+002;
n=271; farx(n+1)=5.925779e-002; foe(n+1)=2.061226e-001; krok(n+1)=2.821404e-001; ng(n+1)=1.797686e+002;
n=272; farx(n+1)=5.522180e-002; foe(n+1)=2.043592e-001; krok(n+1)=8.027177e-001; ng(n+1)=1.543713e+002;
n=273; farx(n+1)=5.356928e-002; foe(n+1)=2.022547e-001; krok(n+1)=5.076342e-001; ng(n+1)=5.034352e+001;
n=274; farx(n+1)=5.410315e-002; foe(n+1)=2.008061e-001; krok(n+1)=3.730916e-001; ng(n+1)=1.609819e+002;
n=275; farx(n+1)=5.695632e-002; foe(n+1)=1.973314e-001; krok(n+1)=1.031099e+000; ng(n+1)=1.777556e+002;
%odnowa zmiennej metryki
n=276; farx(n+1)=5.695476e-002; foe(n+1)=1.968931e-001; krok(n+1)=1.926409e-007; ng(n+1)=1.208651e+002;
n=277; farx(n+1)=5.688629e-002; foe(n+1)=1.966717e-001; krok(n+1)=1.889851e-006; ng(n+1)=2.387724e+001;
n=278; farx(n+1)=5.687329e-002; foe(n+1)=1.966240e-001; krok(n+1)=4.641511e-007; ng(n+1)=2.624028e+001;
n=279; farx(n+1)=5.616101e-002; foe(n+1)=1.964870e-001; krok(n+1)=3.473499e-004; ng(n+1)=2.016231e+000;
n=280; farx(n+1)=5.424722e-002; foe(n+1)=1.962643e-001; krok(n+1)=4.465528e-004; ng(n+1)=2.018856e+000;
n=281; farx(n+1)=5.396709e-002; foe(n+1)=1.962403e-001; krok(n+1)=2.129131e-003; ng(n+1)=4.921630e-001;
n=282; farx(n+1)=5.406999e-002; foe(n+1)=1.958283e-001; krok(n+1)=7.694633e-002; ng(n+1)=3.857472e-001;
n=283; farx(n+1)=5.336648e-002; foe(n+1)=1.949899e-001; krok(n+1)=1.370811e-002; ng(n+1)=3.439589e+000;
n=284; farx(n+1)=5.320657e-002; foe(n+1)=1.946445e-001; krok(n+1)=4.134280e-002; ng(n+1)=2.632811e+001;
n=285; farx(n+1)=5.343422e-002; foe(n+1)=1.938078e-001; krok(n+1)=1.346726e-001; ng(n+1)=5.889570e+001;
n=286; farx(n+1)=5.343038e-002; foe(n+1)=1.929624e-001; krok(n+1)=1.400181e-001; ng(n+1)=1.418853e+002;
n=287; farx(n+1)=5.162856e-002; foe(n+1)=1.925918e-001; krok(n+1)=6.414287e-002; ng(n+1)=1.505371e+002;
n=288; farx(n+1)=4.662207e-002; foe(n+1)=1.918594e-001; krok(n+1)=2.730900e-001; ng(n+1)=1.654615e+002;
n=289; farx(n+1)=4.751840e-002; foe(n+1)=1.906394e-001; krok(n+1)=4.063898e-001; ng(n+1)=1.433862e+002;
n=290; farx(n+1)=4.799377e-002; foe(n+1)=1.884571e-001; krok(n+1)=6.809733e-001; ng(n+1)=1.111961e+001;
n=291; farx(n+1)=4.794071e-002; foe(n+1)=1.879223e-001; krok(n+1)=1.778431e-001; ng(n+1)=3.829605e+001;
n=292; farx(n+1)=4.733836e-002; foe(n+1)=1.874915e-001; krok(n+1)=1.057221e-001; ng(n+1)=1.067878e+002;
n=293; farx(n+1)=4.282281e-002; foe(n+1)=1.850322e-001; krok(n+1)=7.203499e-001; ng(n+1)=1.496557e+002;
n=294; farx(n+1)=4.146234e-002; foe(n+1)=1.836814e-001; krok(n+1)=7.101669e-001; ng(n+1)=1.131231e+002;
n=295; farx(n+1)=4.091246e-002; foe(n+1)=1.819719e-001; krok(n+1)=4.228884e-001; ng(n+1)=9.180418e+001;
n=296; farx(n+1)=3.979864e-002; foe(n+1)=1.808760e-001; krok(n+1)=2.886121e-001; ng(n+1)=8.560717e+001;
n=297; farx(n+1)=3.985238e-002; foe(n+1)=1.797841e-001; krok(n+1)=4.756263e-001; ng(n+1)=1.481126e+002;
n=298; farx(n+1)=3.904968e-002; foe(n+1)=1.791008e-001; krok(n+1)=5.571345e-001; ng(n+1)=1.007904e+002;
n=299; farx(n+1)=3.872067e-002; foe(n+1)=1.785692e-001; krok(n+1)=2.370960e-001; ng(n+1)=3.671024e+001;
n=300; farx(n+1)=3.817792e-002; foe(n+1)=1.780096e-001; krok(n+1)=2.538171e-001; ng(n+1)=1.003835e+002;

figure; semilogy(farx,'b'); hold on; semilogy(foe,'r'); xlabel('Iteracje'); ylabel('Earx, Eoe'); legend('Earx','Eoe'); title('Uczenie predyktora OE');
figure; subplot(2,1,1); semilogy(krok); xlabel('Iteracje'); ylabel('Krok');
subplot(2,1,2); semilogy(ng); xlabel('Iteracje'); ylabel('Norma gradientu');
Earx=farx(n+1)
Eoe=foe(n+1)
